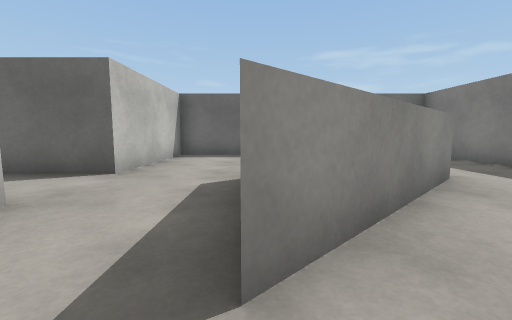
[1] (above)

12 first-person views from a walk through a Unity game level. The camera is 0.72 m above the floor, tilts 6° down and sees 90° across. Doors are open. The floor is counted in squares, 1 m on a side. Each view is taken from the middle of a square. On the plan, view 1 faces up. The plan holds only what a view shows up to about 9 squares ahead; the rest is blank. The place goes on beyond the plan. Surface patterns are stand-ins for the level's own textures.

[2]
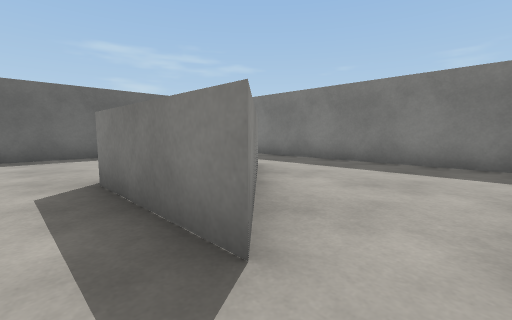

[3]
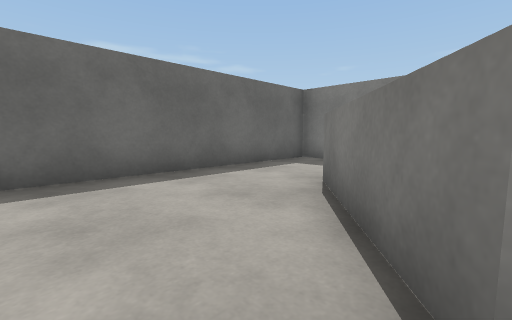

[4]
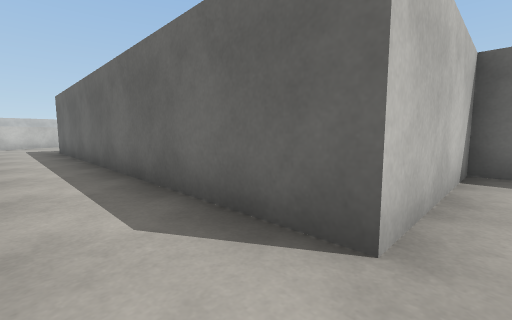

[5]
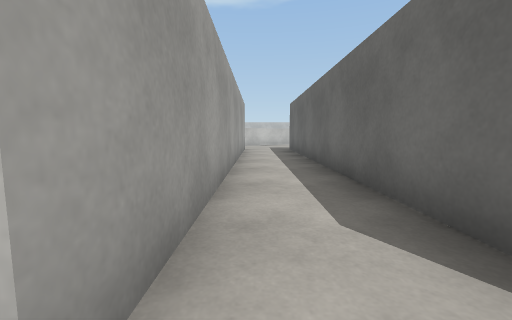

[6]
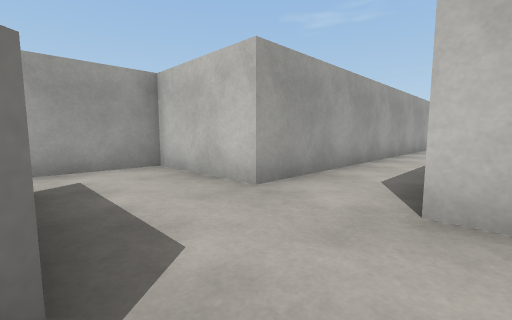

[7]
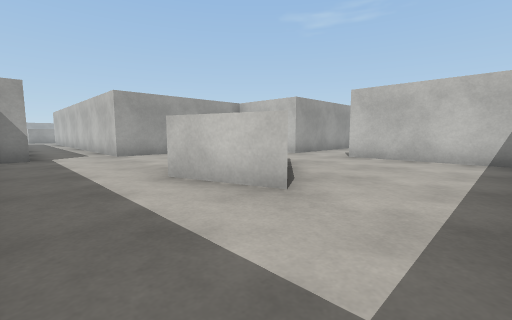

[8]
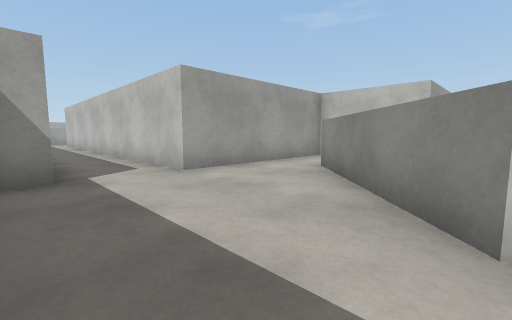

[9]
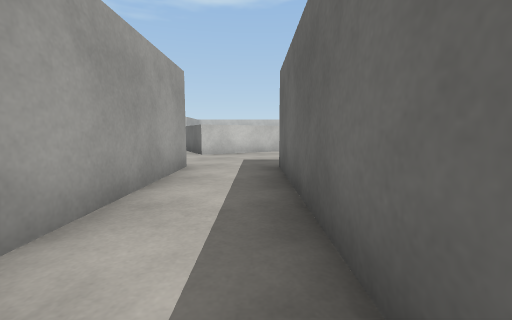

[10]
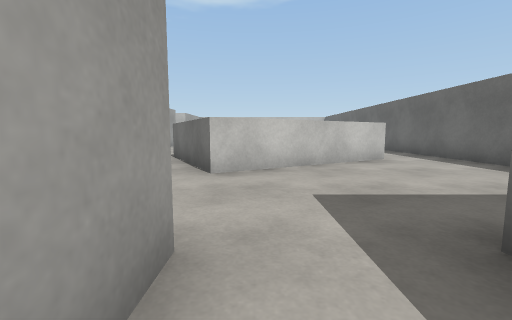

[11]
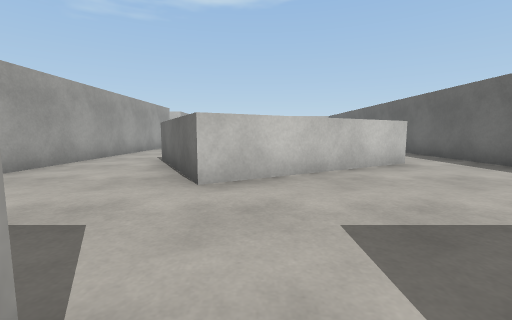

[12]
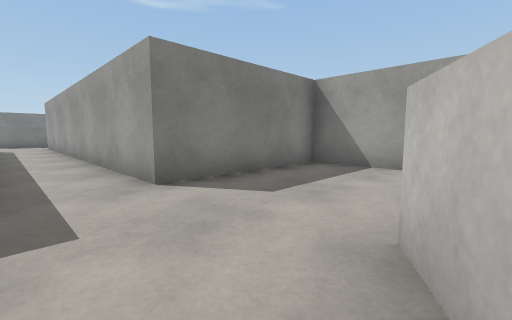

### Floor plan
Ten units are one square. View 1 is at (0, 0); x grows to the right and y downward. Boxes are objects, and circles mark ways between rooms. Rooms are numbered by the first view taken in them; rooms with no view inside come last. Other rooms are left out.
<svg viewBox="-220 -90 280 110">
<path fill="none" stroke="#000" d="M44 5 51 5M55 1 55 -46M31 -40 -1 -10M-25 -5 -25 5 25 5M-156 15 -135 15 -135 -25 -25 -25 -25 -5M-191 -66 -165 -22 -200 -4M-175 -85 -215 -85M-215 15 -175 15M-25 -55 -25 -45 -135 -45M-1 -10 -1 -40M-1 -40 24 -60 31 -40M55 -46 55 -85 -25 -85 -25 -55"/>
<circle cx="-15" cy="-15" r="3" fill="#2a7"/>
<circle cx="45" cy="-50" r="3" fill="#2a7"/>
<circle cx="-15" cy="-45" r="3" fill="#2a7"/>
<text x="30" y="-10">1</text>
<text x="-130" y="-30">2</text>
<text x="20" y="-70">3</text>
</svg>
Room 1 opens to room 2. Room 1 opens to room 3. Room 2 opens to room 3.

Where each view was taken, in squares from view 1:
view 1: 0 up, 0 right, facing up
view 2: 0 up, 1 left, facing up-right
view 3: 4 up, 1 left, facing up-right
view 4: 3 up, 2 left, facing up-left
view 5: 3 up, 2 left, facing left
view 6: 5 up, 0 right, facing down-left
view 7: 8 up, 5 right, facing down-left
view 8: 4 up, 5 right, facing down-left
view 9: 4 up, 8 left, facing left
view 10: 3 up, 12 left, facing left
view 11: 3 up, 13 left, facing left
view 12: 4 up, 17 left, facing down-right
